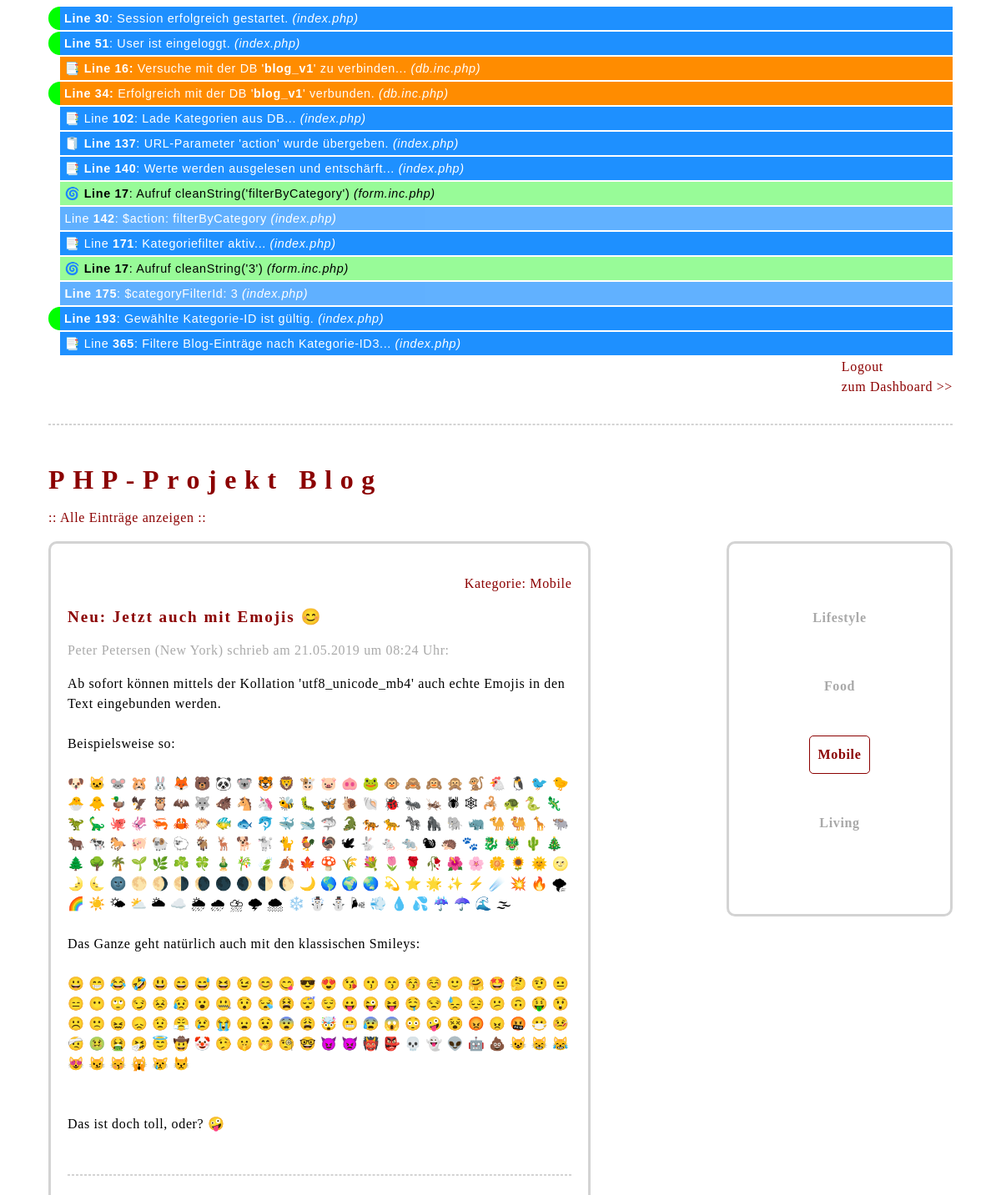
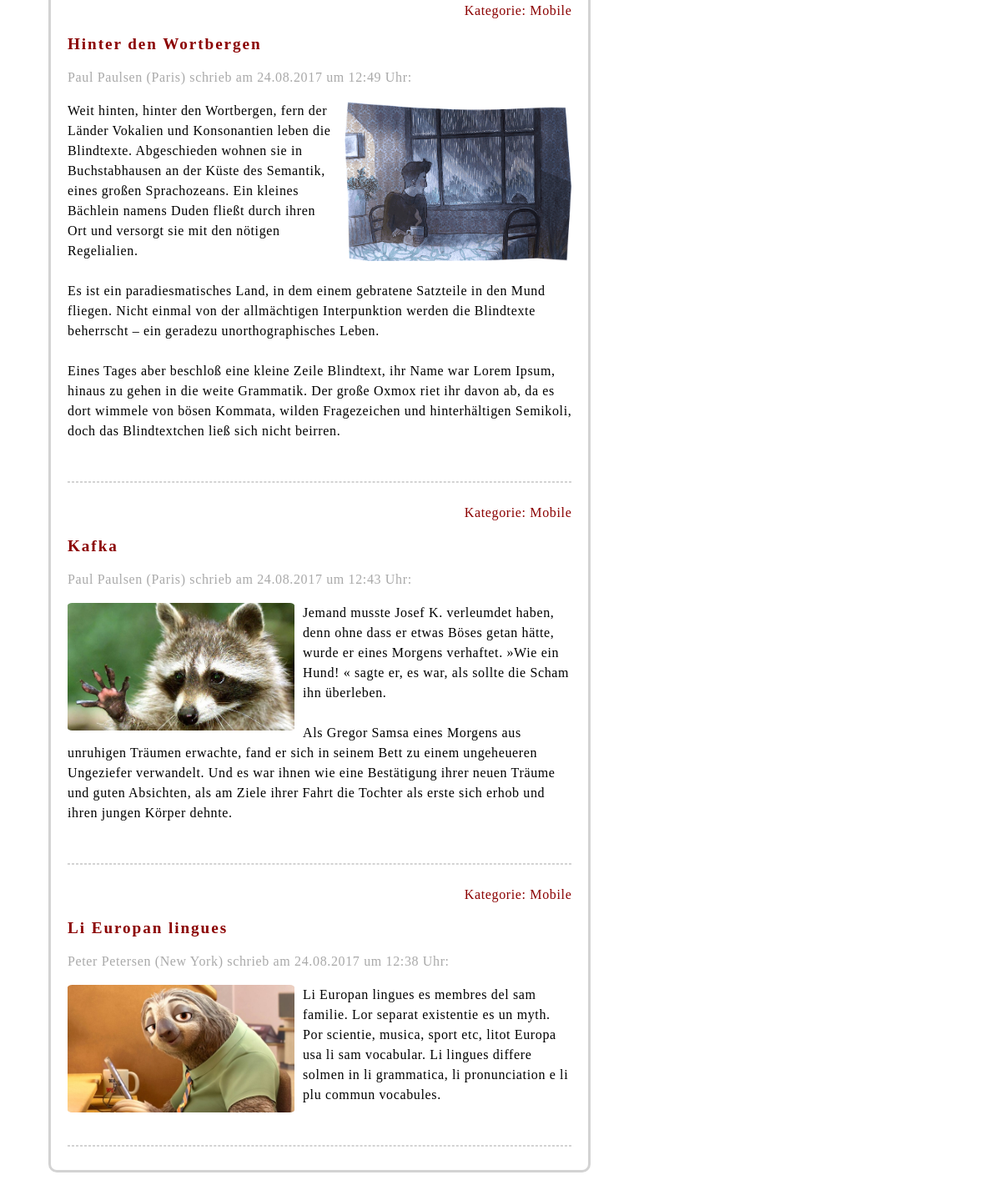
/_source/index.php?action=filterByCategory&catId=3 (signed in), run on the app's committed database (2 pictures, top to bottom).
### tables this page shows
CREATE TABLE `blogs` (
  `blogID` int(11) NOT NULL,
  `blogHeadline` varchar(255) NOT NULL,
  `blogImagePath` varchar(255) DEFAULT NULL,
  `blogImageAlignment` varchar(20) NOT NULL,
  `blogContent` text NOT NULL,
  `blogDate` timestamp NOT NULL DEFAULT current_timestamp(),
  `catID` int(11) NOT NULL,
  `userID` int(11) NOT NULL
);

CREATE TABLE `categories` (
  `catID` int(11) NOT NULL,
  `catLabel` varchar(255) NOT NULL
);

CREATE TABLE `users` (
  `userID` int(11) NOT NULL,
  `userFirstName` varchar(255) NOT NULL,
  `userLastName` varchar(255) NOT NULL,
  `userEmail` varchar(255) NOT NULL,
  `userCity` varchar(255) NOT NULL,
  `userPassword` varchar(255) NOT NULL
);

### include/dateTime.inc.php (called while the page is built, shortened)
<?php
				function isoToEuDateTime($value) {
					if($value) {
						if( strpos($value, " ") ) {
							$dateTimeArray = explode(" ", $value);
							$date = $dateTimeArray[0];
							$dateArray 	= explode("-", $date);
							$time = $dateTimeArray[1];
							$time 		= substr($time, 0, 5);
						} else {
							$dateArray 	= explode("-", $value);
							$time 		= NULL;
						}
						$euDate = "$dateArray[2].$dateArray[1].$dateArray[0]";
					} else {
						$euDate 		= NULL;
						$time 		= NULL;
					}
					return array("date"=>$euDate, "time"=>$time);
				}
?>

### _source/index.php (the view, shortened to what this page needs)
<?php
				require_once('../include/db.inc.php');
				require_once('../include/form.inc.php');
				include_once('../include/dateTime.inc.php');
				if( session_start() === false ) {
if(DEBUG)		echo "<p class='debug err'><b>Line " . __LINE__ . "</b>: FEHLER beim Starten der Session! <i>(" . basename(__FILE__) . ")</i></p>\n";
				} else {
if(DEBUG)		echo "<p class='debug ok'><b>Line " . __LINE__ . "</b>: Session erfolgreich gestartet. <i>(" . basename(__FILE__) . ")</i></p>\n";
					if( !isset($_SESSION['userID']) ) {
if(DEBUG)			echo "<p class='debug hint'><b>Line " . __LINE__ . "</b>: User ist nicht eingeloggt. <i>(" . basename(__FILE__) . ")</i></p>\n";
						session_destroy();
						$showLoginForm = true;
					} else {
if(DEBUG)			echo "<p class='debug ok'><b>Line " . __LINE__ . "</b>: User ist eingeloggt. <i>(" . basename(__FILE__) . ")</i></p>\n";
						$showLoginForm = false;
					}
				}
				$PDO = dbConnect();
				$loginError 			= NULL;
				$categoryFilterId		= NULL;
if(DEBUG)	echo "<p class='debug'>📑 Line <b>" . __LINE__ . "</b>: Lade Kategorien aus DB... <i>(" . basename(__FILE__) . ")</i></p>";
				$sql 		= 'SELECT * FROM categories';
				$params 	= NULL;
				$PDOStatement = $PDO->prepare($sql);
				try {
					$PDOStatement->execute($params);
				} catch(PDOException $error) {
if(DEBUG)		echo "<p class='debug err'><b>Line " . __LINE__ . "</b>: FEHLER: " . $error->GetMessage() . "<i>(" . basename(__FILE__) . ")</i></p>\n";
					$dbError = 'Fehler beim Zugriff auf die Datenbank!';
				}
				$allCategoriesArray = $PDOStatement->fetchAll(PDO::FETCH_ASSOC);
				if( isset($_GET['action']) ) {
if(DEBUG)		echo "<p class='debug'>🧻 <b>Line " . __LINE__ . "</b>: URL-Parameter 'action' wurde übergeben. <i>(" . basename(__FILE__) . ")</i></p>\n";
if(DEBUG)		echo "<p class='debug'>📑 <b>Line " . __LINE__ . "</b>: Werte werden ausgelesen und entschärft... <i>(" . basename(__FILE__) . ")</i></p>\n";
					$action = cleanString($_GET['action']);
if(DEBUG_V)		echo "<p class='debug value'>Line <b>" . __LINE__ . "</b>: \$action: $action <i>(" . basename(__FILE__) . ")</i></p>";
					if( $_GET['action'] === 'logout' ) {
if(DEBUG)			echo "<p class='debug'>📑 Line <b>" . __LINE__ . "</b>: 'Logout' wird durchgeführt... <i>(" . basename(__FILE__) . ")</i></p>";
						session_regenerate_id(true);
						session_destroy();
						header('Location: index.php');
						exit();
					} elseif( $action === 'filterByCategory' ) {
if(DEBUG)			echo "<p class='debug'>📑 Line <b>" . __LINE__ . "</b>: Kategoriefilter aktiv... <i>(" . basename(__FILE__) . ")</i></p>";
						$categoryFilterId = cleanString($_GET['catId']);
if(DEBUG_V)			echo "<p class='debug value'><b>Line " . __LINE__ . "</b>: \$categoryFilterId: $categoryFilterId <i>(" . basename(__FILE__) . ")</i></p>\n";
						if( !isset($categoryFilterId) OR !in_array( $categoryFilterId, array_column($allCategoriesArray, 'catID') ) ) {
if(DEBUG)				echo "<p class='debug err'><b>Line " . __LINE__ . "</b>: Gewählte Kategorie-ID ist ungültig! <i>(" . basename(__FILE__) . ")</i></p>\n";
							$categoryFilterId = NULL;
						} else {
if(DEBUG)				echo "<p class='debug ok'><b>Line " . __LINE__ . "</b>: Gewählte Kategorie-ID ist gültig. <i>(" . basename(__FILE__) . ")</i></p>\n";
						}
					}
				}
				$sql 		= 	'SELECT * FROM blogs
								 INNER JOIN users USING(userID)
								 INNER JOIN categories USING(catID)';
				$params 	= 	NULL;
				if( !isset( $categoryFilterId ) ) {
if(DEBUG)		echo "<p class='debug'>📑 Line <b>" . __LINE__ . "</b>: Lade alle Blog-Einträge... <i>(" . basename(__FILE__) . ")</i></p>";
				} else {
if(DEBUG)		echo "<p class='debug'>📑 Line <b>" . __LINE__ . "</b>: Filtere Blog-Einträge nach Kategorie-ID$categoryFilterId... <i>(" . basename(__FILE__) . ")</i></p>";
					$sql		.=	' WHERE catID = :ph_catID';
					$params 	 = array( 'ph_catID' => $categoryFilterId );
				}
				$sql		.= ' ORDER BY blogDate DESC';
				$PDOStatement = $PDO->prepare($sql);
				try {
					$PDOStatement->execute($params);
				} catch(PDOException $error) {
if(DEBUG)		echo "<p class='debug err'><b>Line " . __LINE__ . "</b>: FEHLER: " . $error->GetMessage() . "<i>(" . basename(__FILE__) . ")</i></p>\n";
					$dbError = 'Fehler beim Zugriff auf die Datenbank!';
				}
				$allBlogArticlesArray = $PDOStatement->fetchAll(PDO::FETCH_ASSOC);
?>
<!doctype html>
<html>
	<head>
		<link rel="stylesheet" href="css/main.css">
		<link rel="stylesheet" href="../css/debug.css">
	</head>
	<body>
		<header class="fright">
			<?php if( $showLoginForm == true ): ?>
				<?php if($loginError): ?>
				<p class="error"><b><?= $loginError ?></b></p>
				<?php endif ?>
				<form action="" method="POST">
					<input type="hidden" name="formLogin">
					<input type="text" name="loginName" placeholder="Email">
					<input type="password" name="loginPassword" placeholder="Password">
					<input type="submit" value="Login">
				</form>
			<?php else: ?>
				<a href="?action=logout">Logout</a><br>
				<a href='dashboard.php'>zum Dashboard >></a>
			<?php endif ?>
		</header>
		<br>
		<hr>
		<br>
		<h1>PHP-Projekt Blog</h1>
		<p><a href='index.php'>:: Alle Einträge anzeigen ::</a></p>
		<main class="blogs fleft">
			<?php if( !$allBlogArticlesArray ): ?>
				<p class="info">Noch keine Blogeinträge vorhanden.</p>
			<?php else: ?>
				<?php foreach( $allBlogArticlesArray AS $singleBlogItemArray ): ?>
					<?php $dateTimeArray = isoToEuDateTime($singleBlogItemArray['blogDate']) ?>
					<article class='blogEntry'>
						<p class='fright'><a href='?action=filterByCategory&catId=<?= $singleBlogItemArray['catID'] ?>'>Kategorie: <?= $singleBlogItemArray['catLabel'] ?></a></p>
						<h2 class='clearer'><?= $singleBlogItemArray['blogHeadline'] ?></h2>
						<p class='author'><?= $singleBlogItemArray['userFirstName'] ?> <?= $singleBlogItemArray['userLastName'] ?> (<?= $singleBlogItemArray['userCity'] ?>) schrieb am <?= $dateTimeArray['date'] ?> um <?= $dateTimeArray['time'] ?> Uhr:</p>
						<p class='blogContent'>
							<?php if($singleBlogItemArray['blogImagePath']): ?>
								<img class='<?= $singleBlogItemArray['blogImageAlignment'] ?>' src='<?= $singleBlogItemArray['blogImagePath'] ?>' alt='' title=''>
							<?php endif ?>
							<?= nl2br( $singleBlogItemArray['blogContent'] ) ?>
						</p>
						<br>
						<hr>
					</article>
				<?php endforeach ?>
			<?php endif ?>
		</main>
		<nav class="categories fright">
			<?php if( !$allCategoriesArray ): ?>
				<p class="info">Noch keine Kategorien vorhanden.</p>
			<?php else: ?>
				<?php foreach( $allCategoriesArray AS $categorySingleItemArray ): ?>
					<p><a href="?action=filterByCategory&catId=<?= $categorySingleItemArray['catID']?>" <?php if( $categorySingleItemArray['catID'] == $categoryFilterId ) echo 'class="active"' ?>><?= $categorySingleItemArray['catLabel'] ?></a></p>
				<?php endforeach ?>
			<?php endif ?>
		</nav>
	</body>
</html>

### _source/css/main.css (style rules this page uses)
* { box-sizing: border-box; }
img { width: 45%; border-radius: 2%; }
hr { border: 1px dashed lightgray; }
a { color: darkred; text-decoration: none; }
.fleft { float: left; margin-right: 10px; }
.fright { float: right; margin-left: 10px; }
.clearer { clear: both; }
body { font-family: georgia; letter-spacing: 0.04em; padding: 0 50px 50px 50px; line-height: 1.5em; }
h1, h2 { font-size: 2em; letter-spacing: 0.3em; color: darkred; }
h2 { letter-spacing: 0.1em; font-size: 1.2em; }
.blogs { border: 3px solid lightgray; border-radius: 10px; width: 60%; padding: 20px; }
.author { color: darkgray; }
.categories { width: 25%; padding: 50px 0; border: 3px solid lightgray; border-radius: 10px; text-align: center; }
.categories a { display: inline-block; text-decoration: none; padding: 10px; font-weight: bold; color: darkgray; margin-bottom: 20px; border: 1px solid white; border-radius: 5px; }
.categories a:hover, .categories a.active { border: 1px solid darkred; color: darkred; }

### css/debug.css (style rules this page uses)
.debug,.debugCleanString,.debugCheckMandatory,.debugCheckInputString,.debugCheckEmail, .debugImageUpload,.debugDb,.debugDateTime,.debugClass,.debugClassImage,.debugTrait, .debugClassLoader { background-color: dodgerblue; padding: 2px 5px; margin-bottom: 2px; margin-top: 2px; font-family: arial; font-size: 0.9em; color: white; margin-left: 1em; }
.err, .ok, .hint { border-radius: 1em 0 0 1em; border-left: 1em solid whitesmoke; margin-left: 0em; }
.ok { border-color: lime; }
.value { opacity: 70%; }

### data on the page
blogs: catID.catLabel "Mobile", blogHeadline "Neu: Jetzt auch mit Emojis 😊", userID.userFirstName "Peter", userID.userLastName "Petersen", userID.userCity "New York", blogDate "21.05.2019", blogDate "08:24", blogContent "Ab sofort können mittels der Kollation 'utf8_unicode_mb4' auch echte Emojis in den Text eingebunden werden. Beispielsweise so: 🐶 🐱 🐭 🐹 🐰 🦊 🐻 🐼 🐨 🐯 🦁 🐮 🐷 🐽 🐸 🐵 🙈 🙉 🙊 🐒 🐔 🐧 🐦 🐤 🐣 🐥 🦆 🦅 🦉 🦇 🐺 🐗 🐴 🦄 🐝 🐛 🦋 🐌 🐚 🐞 🐜 🦗 🕷 🕸 🦂 🐢 🐍 🦎 🦖 🦕 🐙 🦑 🦐 🦀 🐡 🐠 🐟 🐬 🐳 🐋 🦈 🐊 🐅 🐆 🦓 🦍 🐘 🦏 🐪 🐫 🦒 🐃 🐂 🐄 🐎 🐖 🐏 🐑 🐐 🦌 🐕 🐩 🐈 🐓 🦃 🕊 🐇 🐁 🐀 🐿 🦔 🐾 🐉 🐲 🌵 🎄 🌲 🌳 🌴 🌱 🌿 ☘️ 🍀 🎍 🎋 🍃 🍂 🍁 🍄 🌾 💐 🌷 🌹 🥀 🌺 🌸 🌼 🌻 🌞 🌝 🌛 🌜 🌚 🌕 🌖 🌗 🌘 🌑 🌒 🌓 🌔 🌙 🌎 🌍 🌏 💫 ⭐️ 🌟 ✨ ⚡️ ☄️ 💥 🔥 🌪 🌈 ☀️ 🌤 ⛅️ 🌥 ☁️ 🌦 🌧 ⛈ 🌩 🌨 ❄️ ☃️ ⛄️ 🌬 💨 💧 💦 ☔️ ☂️ 🌊 🌫 Das Ganze geht natürlich auch mit den klassischen Smileys: 😀 😁 😂 🤣 😃 😄 😅 😆 😉 😊 😋 😎 😍 😘 😗 😙 😚 ☺️ 🙂 🤗 🤩 🤔 🤨 😐 😑 😶 🙄 😏 😣 😥 😮 🤐 😯 😪 😫 😴 😌 😛 😜 😝 🤤 😒 😓 😔 😕 🙃 🤑 😲 ☹️ 🙁 😖 😞 😟 😤 😢 😭 😦 😧 😨 😩 🤯 😬 😰 😱 😳 🤪 😵 😡 😠 🤬 😷 🤒 🤕 🤢 🤮 🤧 😇 🤠 🤡 🤥 🤫 🤭 🧐 🤓…"
blogs: catID.catLabel "Mobile", blogHeadline "Hinter den Wortbergen", userID.userFirstName "Paul", userID.userLastName "Paulsen", userID.userCity "Paris", blogDate "24.08.2017", blogDate "12:49", blogImagePath (picture), blogContent "Weit hinten, hinter den Wortbergen, fern der Länder Vokalien und Konsonantien leben die Blindtexte. Abgeschieden wohnen sie in Buchstabhausen an der Küste des Semantik, eines großen Sprachozeans. Ein kleines Bächlein namens Duden fließt durch ihren Ort und versorgt sie mit den nötigen Regelialien. Es ist ein paradiesmatisches Land, in dem einem gebratene Satzteile in den Mund fliegen. Nicht einmal von der allmächtigen Interpunktion werden die Blindtexte beherrscht – ein geradezu unorthographisches Leben. Eines Tages aber beschloß eine kleine Zeile Blindtext, ihr Name war Lorem Ipsum, hinaus zu gehen in die weite Grammatik. Der große Oxmox riet ihr davon ab, da es dort wimmele von bösen…"
blogs: catID.catLabel "Mobile", blogHeadline "Kafka", userID.userFirstName "Paul", userID.userLastName "Paulsen", userID.userCity "Paris", blogDate "24.08.2017", blogDate "12:43", blogImagePath (picture), blogContent "Jemand musste Josef K. verleumdet haben, denn ohne dass er etwas Böses getan hätte, wurde er eines Morgens verhaftet. »Wie ein Hund! « sagte er, es war, als sollte die Scham ihn überleben. Als Gregor Samsa eines Morgens aus unruhigen Träumen erwachte, fand er sich in seinem Bett zu einem ungeheueren Ungeziefer verwandelt. Und es war ihnen wie eine Bestätigung ihrer neuen Träume und guten Absichten, als am Ziele ihrer Fahrt die Tochter als erste sich erhob und ihren jungen Körper dehnte."
blogs: catID.catLabel "Mobile", blogHeadline "Li Europan lingues", userID.userFirstName "Peter", userID.userLastName "Petersen", userID.userCity "New York", blogDate "24.08.2017", blogDate "12:38", blogImagePath (picture), blogContent "Li Europan lingues es membres del sam familie. Lor separat existentie es un myth. Por scientie, musica, sport etc, litot Europa usa li sam vocabular. Li lingues differe solmen in li grammatica, li pronunciation e li plu commun vocabules."
categories: catLabel "Lifestyle"
categories: catLabel "Food"
categories: catLabel "Mobile"
categories: catLabel "Living"

### other printed values
__LINE__ "30"
basename(__FILE__) "index.php"
__LINE__ "51"
__LINE__ "16"
$dbname "blog_v1"
basename(__FILE__) "db.inc.php"
__LINE__ "34"
__LINE__ "102"
__LINE__ "137"
__LINE__ "140"
__LINE__ "17 17"
__FUNCTION__ "cleanString cleanString"
$value "filterByCategory 3"
basename(__FILE__) "form.inc.php form.inc.php"
__LINE__ "142"
